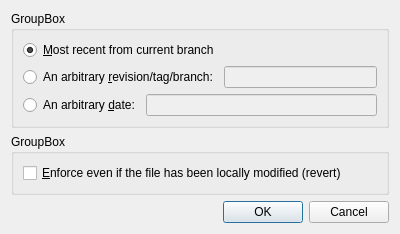
<ui version="4.0" >
 <class>UpdateOptionsDialogBase</class>
 <widget class="QDialog" name="UpdateOptionsDialogBase" >
  <property name="geometry" >
   <rect>
    <x>0</x>
    <y>0</y>
    <width>400</width>
    <height>211</height>
   </rect>
  </property>
  <property name="windowTitle" >
   <string>Update/Revert to Release/Branch/Date</string>
  </property>
  <layout class="QVBoxLayout" >
   <item>
    <widget class="QGroupBox" name="groupBox" >
     <property name="title" >
      <string>GroupBox</string>
     </property>
     <layout class="QVBoxLayout" >
      <item>
       <widget class="QRadioButton" name="headRadio" >
        <property name="text" >
         <string>&amp;Most recent from current branch</string>
        </property>
        <property name="checked" >
         <bool>true</bool>
        </property>
       </widget>
      </item>
      <item>
       <layout class="QHBoxLayout" >
        <item>
         <widget class="QRadioButton" name="revisionRadio" >
          <property name="text" >
           <string>An arbitrary &amp;revision/tag/branch:</string>
          </property>
          <property name="checked" >
           <bool>false</bool>
          </property>
         </widget>
        </item>
        <item>
         <widget class="KLineEdit" name="revisionEdit" >
          <property name="enabled" >
           <bool>false</bool>
          </property>
          <property name="toolTip" >
           <string>Type your release name here (leave empty for HEAD)</string>
          </property>
          <property name="whatsThis" >
           <string>Fill the field with the release or branch name (e.g. &lt;i>make_it_cool, kdevelop_alpha5, ...&lt;/i>)</string>
          </property>
         </widget>
        </item>
       </layout>
      </item>
      <item>
       <layout class="QHBoxLayout" >
        <item>
         <widget class="QRadioButton" name="dateRadio" >
          <property name="text" >
           <string>An arbitrary &amp;date:</string>
          </property>
         </widget>
        </item>
        <item>
         <widget class="KLineEdit" name="dateEdit" >
          <property name="enabled" >
           <bool>false</bool>
          </property>
          <property name="whatsThis" >
           <string>FIll the field with a date (e.g. &lt;i>20030204&lt;/i>)</string>
          </property>
         </widget>
        </item>
       </layout>
      </item>
     </layout>
    </widget>
   </item>
   <item>
    <widget class="QGroupBox" name="groupBox_2" >
     <property name="title" >
      <string>GroupBox</string>
     </property>
     <layout class="QVBoxLayout" >
      <item>
       <widget class="QCheckBox" name="revertCheck" >
        <property name="text" >
         <string>&amp;Enforce even if the file has been locally modified (revert)</string>
        </property>
       </widget>
      </item>
     </layout>
    </widget>
   </item>
   <item>
    <widget class="QDialogButtonBox" name="buttonBox" >
     <property name="orientation" >
      <enum>Qt::Horizontal</enum>
     </property>
     <property name="standardButtons" >
      <set>QDialogButtonBox::Cancel|QDialogButtonBox::Ok</set>
     </property>
    </widget>
   </item>
  </layout>
 </widget>
 <customwidgets>
  <customwidget>
   <class>KLineEdit</class>
   <extends>QLineEdit</extends>
   <header>klineedit.h</header>
  </customwidget>
 </customwidgets>
 <resources/>
 <connections>
  <connection>
   <sender>buttonBox</sender>
   <signal>accepted()</signal>
   <receiver>UpdateOptionsDialogBase</receiver>
   <slot>accept()</slot>
   <hints>
    <hint type="sourcelabel" >
     <x>257</x>
     <y>201</y>
    </hint>
    <hint type="destinationlabel" >
     <x>157</x>
     <y>274</y>
    </hint>
   </hints>
  </connection>
  <connection>
   <sender>buttonBox</sender>
   <signal>rejected()</signal>
   <receiver>UpdateOptionsDialogBase</receiver>
   <slot>reject()</slot>
   <hints>
    <hint type="sourcelabel" >
     <x>325</x>
     <y>201</y>
    </hint>
    <hint type="destinationlabel" >
     <x>286</x>
     <y>274</y>
    </hint>
   </hints>
  </connection>
  <connection>
   <sender>revisionRadio</sender>
   <signal>toggled(bool)</signal>
   <receiver>revisionEdit</receiver>
   <slot>setEnabled(bool)</slot>
   <hints>
    <hint type="sourcelabel" >
     <x>138</x>
     <y>66</y>
    </hint>
    <hint type="destinationlabel" >
     <x>196</x>
     <y>65</y>
    </hint>
   </hints>
  </connection>
  <connection>
   <sender>dateRadio</sender>
   <signal>toggled(bool)</signal>
   <receiver>dateEdit</receiver>
   <slot>setEnabled(bool)</slot>
   <hints>
    <hint type="sourcelabel" >
     <x>83</x>
     <y>92</y>
    </hint>
    <hint type="destinationlabel" >
     <x>133</x>
     <y>91</y>
    </hint>
   </hints>
  </connection>
 </connections>
</ui>
